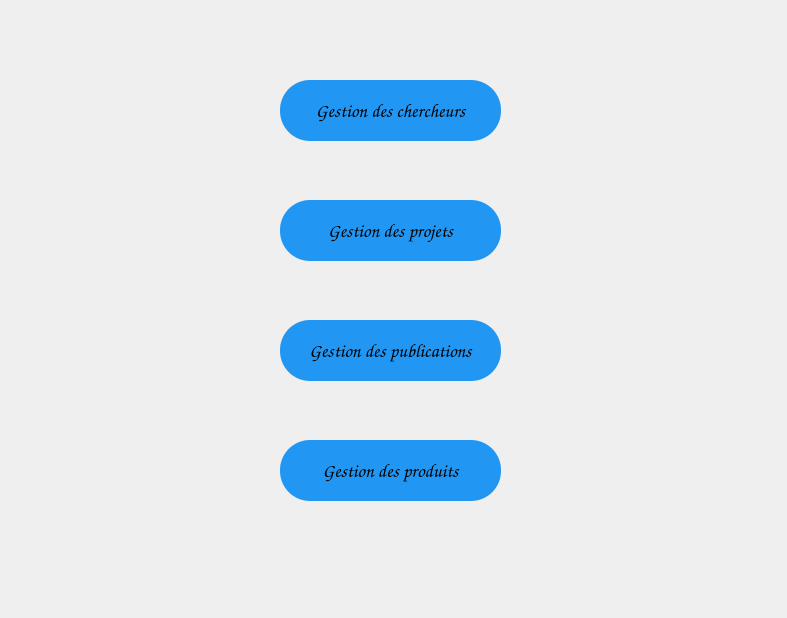
<?xml version="1.0" encoding="UTF-8"?>
<ui version="4.0">
 <class>menu</class>
 <widget class="QDialog" name="menu">
  <property name="geometry">
   <rect>
    <x>0</x>
    <y>0</y>
    <width>787</width>
    <height>618</height>
   </rect>
  </property>
  <property name="windowTitle">
   <string>Labhub</string>
  </property>
  <property name="autoFillBackground">
   <bool>false</bool>
  </property>
  <widget class="QPushButton" name="pushButton_b">
   <property name="geometry">
    <rect>
     <x>280</x>
     <y>80</y>
     <width>221</width>
     <height>61</height>
    </rect>
   </property>
   <property name="font">
    <font>
     <family>Comic Sans MS</family>
     <pointsize>14</pointsize>
    </font>
   </property>
   <property name="autoFillBackground">
    <bool>false</bool>
   </property>
   <property name="styleSheet">
    <string notr="true">QPushButton {
background-color:#2196F3;
border-radius: 30px;
}
QPushButton:hover {
background-color: qlineargradient(spread:pad, x1:0, y1:0, x2:0, y2:1, stop:0 #87CEEB, stop:1 #2196F3);
}
QPushButton::pressed{
	background-color: rgb(0, 255, 255);
}</string>
   </property>
   <property name="text">
    <string>Gestion des chercheurs</string>
   </property>
  </widget>
  <widget class="QPushButton" name="pushButton_b_2">
   <property name="geometry">
    <rect>
     <x>280</x>
     <y>200</y>
     <width>221</width>
     <height>61</height>
    </rect>
   </property>
   <property name="font">
    <font>
     <family>Comic Sans MS</family>
     <pointsize>14</pointsize>
    </font>
   </property>
   <property name="autoFillBackground">
    <bool>false</bool>
   </property>
   <property name="styleSheet">
    <string notr="true">QPushButton {
background-color:#2196F3;
border-radius: 30px;
}
QPushButton:hover {
background-color: qlineargradient(spread:pad, x1:0, y1:0, x2:0, y2:1, stop:0 #87CEEB, stop:1 #2196F3);
}
QPushButton::pressed{
	background-color: rgb(0, 255, 255);
}</string>
   </property>
   <property name="text">
    <string>Gestion des projets</string>
   </property>
  </widget>
  <widget class="QPushButton" name="pushButton_b_3">
   <property name="geometry">
    <rect>
     <x>280</x>
     <y>320</y>
     <width>221</width>
     <height>61</height>
    </rect>
   </property>
   <property name="font">
    <font>
     <family>Comic Sans MS</family>
     <pointsize>14</pointsize>
    </font>
   </property>
   <property name="autoFillBackground">
    <bool>false</bool>
   </property>
   <property name="styleSheet">
    <string notr="true">QPushButton {
background-color:#2196F3;
border-radius: 30px;
}
QPushButton:hover {
background-color: qlineargradient(spread:pad, x1:0, y1:0, x2:0, y2:1, stop:0 #87CEEB, stop:1 #2196F3);
}
QPushButton::pressed{
	background-color: rgb(0, 255, 255);
}</string>
   </property>
   <property name="text">
    <string>Gestion des publications</string>
   </property>
  </widget>
  <widget class="QPushButton" name="pushButton_b_4">
   <property name="geometry">
    <rect>
     <x>280</x>
     <y>440</y>
     <width>221</width>
     <height>61</height>
    </rect>
   </property>
   <property name="font">
    <font>
     <family>Comic Sans MS</family>
     <pointsize>14</pointsize>
    </font>
   </property>
   <property name="autoFillBackground">
    <bool>false</bool>
   </property>
   <property name="styleSheet">
    <string notr="true">QPushButton {
background-color:#2196F3;
border-radius: 30px;
}
QPushButton:hover {
background-color: qlineargradient(spread:pad, x1:0, y1:0, x2:0, y2:1, stop:0 #87CEEB, stop:1 #2196F3);
}
QPushButton::pressed{
	background-color: rgb(0, 255, 255);
}</string>
   </property>
   <property name="text">
    <string>Gestion des produits</string>
   </property>
  </widget>
 </widget>
 <resources/>
 <connections/>
</ui>
